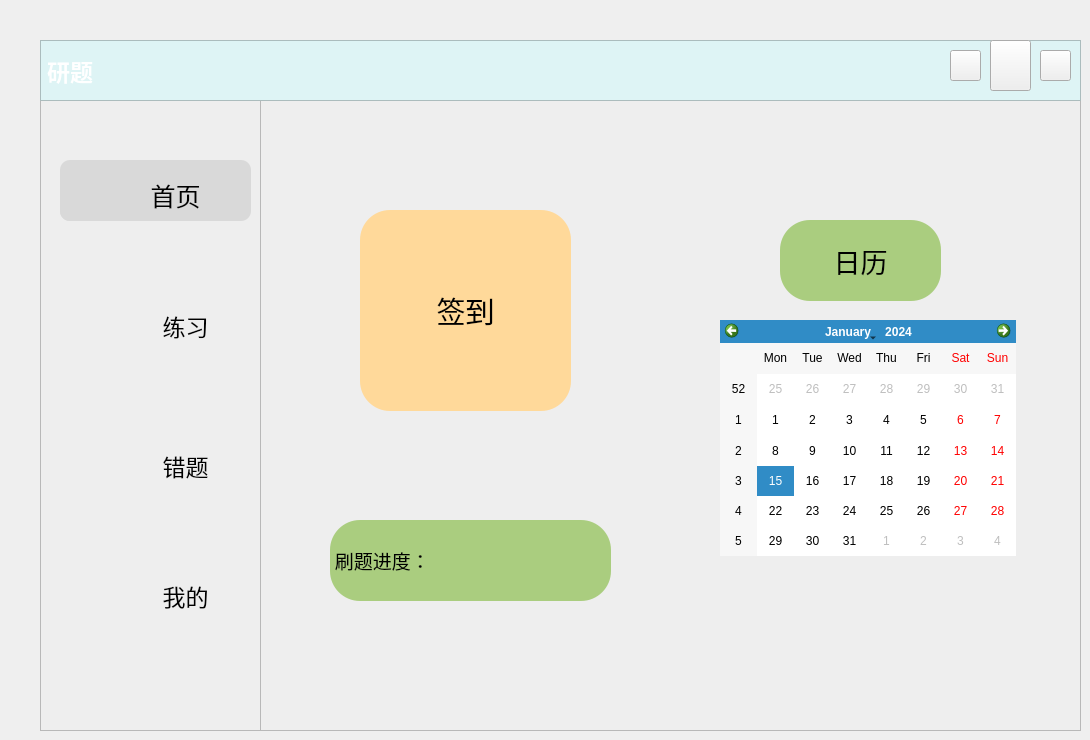
   <widget class="QWidget" name="page_home">
    <widget class="QPushButton" name="bt_sign_in">
     <property name="geometry">
      <rect>
       <x>360</x>
       <y>210</y>
       <width>211</width>
       <height>201</height>
      </rect>
     </property>
     <property name="font">
      <font>
       <family>微软雅黑</family>
       <pointsize>22</pointsize>
      </font>
     </property>
     <property name="cursor">
      <cursorShape>PointingHandCursor</cursorShape>
     </property>
     <property name="styleSheet">
      <string notr="true">QPushButton{
	background-color: rgb(255, 217, 154);
	border-radius:30px

}
QPushButton:hover{
	background-color: rgb(255, 217, 180);
	border-radius:30px

}
QPushButton:pressed{
	background-color: rgb(255, 180, 154);
}</string>
     </property>
     <property name="text">
      <string>签到</string>
     </property>
    </widget>
    <widget class="QPushButton" name="Bt_calender">
     <property name="geometry">
      <rect>
       <x>780</x>
       <y>220</y>
       <width>161</width>
       <height>81</height>
      </rect>
     </property>
     <property name="font">
      <font>
       <family>微软雅黑</family>
       <pointsize>20</pointsize>
      </font>
     </property>
     <property name="cursor">
      <cursorShape>PointingHandCursor</cursorShape>
     </property>
     <property name="styleSheet">
      <string notr="true">QPushButton{
	background-color: rgb(170, 205, 127);
	border-radius:30px

}
</string>
     </property>
     <property name="text">
      <string>日历</string>
     </property>
    </widget>
    <widget class="QLabel" name="label_jindu">
     <property name="geometry">
      <rect>
       <x>330</x>
       <y>520</y>
       <width>281</width>
       <height>81</height>
      </rect>
     </property>
     <property name="font">
      <font>
       <family>微软雅黑</family>
       <pointsize>14</pointsize>
      </font>
     </property>
     <property name="styleSheet">
      <string notr="true">background-color: rgb(170, 205, 127);
border-radius:30px</string>
     </property>
     <property name="frameShape">
      <enum>QFrame::NoFrame</enum>
     </property>
     <property name="text">
      <string> 刷题进度：</string>
     </property>
    </widget>
    <widget class="QFrame" name="frame_left">
     <property name="geometry">
      <rect>
       <x>40</x>
       <y>40</y>
       <width>221</width>
       <height>691</height>
      </rect>
     </property>
     <property name="styleSheet">
      <string notr="true">QFrame{
	background-color: rgb(238, 238, 238);
	
}</string>
     </property>
     <property name="frameShape">
      <enum>QFrame::StyledPanel</enum>
     </property>
     <property name="frameShadow">
      <enum>QFrame::Sunken</enum>
     </property>
     <property name="lineWidth">
      <number>0</number>
     </property>
     <widget class="QPushButton" name="Bt_wrong">
      <property name="geometry">
       <rect>
        <x>80</x>
        <y>390</y>
        <width>131</width>
        <height>71</height>
       </rect>
      </property>
      <property name="font">
       <font>
        <family>微软雅黑</family>
        <pointsize>17</pointsize>
       </font>
      </property>
      <property name="cursor">
       <cursorShape>PointingHandCursor</cursorShape>
      </property>
      <property name="styleSheet">
       <string notr="true">QPushButton{
	border-radius:30px

}
QPushButton:hover{
	background-color: rgb(217, 217, 217);
	border-radius:30px

}
QPushButton:pressed{
	background-color: rgb(242, 255, 254);
}</string>
      </property>
      <property name="text">
       <string>错题</string>
      </property>
     </widget>
     <widget class="QFrame" name="frame_5">
      <property name="geometry">
       <rect>
        <x>20</x>
        <y>120</y>
        <width>191</width>
        <height>61</height>
       </rect>
      </property>
      <property name="font">
       <font>
        <family>微软雅黑</family>
       </font>
      </property>
      <property name="styleSheet">
       <string notr="true">background-color: rgb(217, 217, 217);
border-radius:10px;
</string>
      </property>
      <property name="frameShape">
       <enum>QFrame::StyledPanel</enum>
      </property>
      <property name="frameShadow">
       <enum>QFrame::Raised</enum>
      </property>
      <widget class="QPushButton" name="Bt_main">
       <property name="geometry">
        <rect>
         <x>50</x>
         <y>0</y>
         <width>131</width>
         <height>71</height>
        </rect>
       </property>
       <property name="font">
        <font>
         <family>微软雅黑</family>
         <pointsize>19</pointsize>
         <weight>50</weight>
         <italic>false</italic>
         <bold>false</bold>
         <underline>false</underline>
         <strikeout>false</strikeout>
        </font>
       </property>
       <property name="cursor">
        <cursorShape>PointingHandCursor</cursorShape>
       </property>
       <property name="styleSheet">
        <string notr="true">QPushButton{
	color: rgb(0, 0, 0);
	color: rgb(0, 0, 0);
	border-radius:30px
}
QPushButton:pressed{
	padding-left:5px;
	padding-top:5px;
}
</string>
       </property>
       <property name="text">
        <string>首页</string>
       </property>
      </widget>
      <widget class="QLabel" name="label_main">
       <property name="geometry">
        <rect>
         <x>0</x>
         <y>10</y>
         <width>61</width>
         <height>51</height>
        </rect>
       </property>
       <property name="styleSheet">
        <string notr="true">image: url(:/新前缀/首页.png);</string>
       </property>
       <property name="text">
        <string/>
       </property>
      </widget>
     </widget>
     <widget class="QPushButton" name="Bt_setting">
      <property name="geometry">
       <rect>
        <x>80</x>
        <y>520</y>
        <width>131</width>
        <height>71</height>
       </rect>
      </property>
      <property name="font">
       <font>
        <family>微软雅黑</family>
        <pointsize>17</pointsize>
        <weight>50</weight>
        <bold>false</bold>
       </font>
      </property>
      <property name="cursor">
       <cursorShape>PointingHandCursor</cursorShape>
      </property>
      <property name="styleSheet">
       <string notr="true">QPushButton{
	border-radius:30px

}
QPushButton:hover{
	background-color: rgb(217, 217, 217);
	border-radius:30px

}
QPushButton:pressed{
	background-color: rgb(242, 255, 254);
}</string>
      </property>
      <property name="text">
       <string>我的</string>
      </property>
     </widget>
     <widget class="QPushButton" name="Bt_exercise">
      <property name="geometry">
       <rect>
        <x>80</x>
        <y>250</y>
        <width>131</width>
        <height>71</height>
       </rect>
      </property>
      <property name="font">
       <font>
        <family>微软雅黑</family>
        <pointsize>17</pointsize>
        <weight>50</weight>
        <bold>false</bold>
       </font>
      </property>
      <property name="cursor">
       <cursorShape>PointingHandCursor</cursorShape>
      </property>
      <property name="styleSheet">
       <string notr="true">QPushButton{
	border-radius:30px

}
QPushButton:hover{
	background-color: rgb(217, 217, 217);
	border-radius:30px
}
QPushButton:pressed{
	background-color: rgb(242, 255, 254);
}
</string>
      </property>
      <property name="text">
       <string>练习</string>
      </property>
     </widget>
     <widget class="QLabel" name="label_exercise">
      <property name="geometry">
       <rect>
        <x>20</x>
        <y>260</y>
        <width>61</width>
        <height>51</height>
       </rect>
      </property>
      <property name="styleSheet">
       <string notr="true">image: url(:/新前缀/练习.png);</string>
      </property>
      <property name="text">
       <string/>
      </property>
     </widget>
     <widget class="QLabel" name="label_wrong">
      <property name="geometry">
       <rect>
        <x>20</x>
        <y>400</y>
        <width>61</width>
        <height>51</height>
       </rect>
      </property>
      <property name="styleSheet">
       <string notr="true">image: url(:/新前缀/错题.png);</string>
      </property>
      <property name="text">
       <string/>
      </property>
     </widget>
     <widget class="QLabel" name="label_mine">
      <property name="geometry">
       <rect>
        <x>20</x>
        <y>530</y>
        <width>61</width>
        <height>51</height>
       </rect>
      </property>
      <property name="styleSheet">
       <string notr="true">image: url(:/新前缀/我的.png);</string>
      </property>
      <property name="text">
       <string/>
      </property>
     </widget>
    </widget>
    <widget class="QLabel" name="label_sign_in">
     <property name="enabled">
      <bool>true</bool>
     </property>
     <property name="geometry">
      <rect>
       <x>260</x>
       <y>40</y>
       <width>821</width>
       <height>691</height>
      </rect>
     </property>
     <property name="styleSheet">
      <string notr="true">QFrame{
	background-color: rgb(238, 238, 238);
}</string>
     </property>
     <property name="frameShape">
      <enum>QFrame::StyledPanel</enum>
     </property>
     <property name="frameShadow">
      <enum>QFrame::Sunken</enum>
     </property>
     <property name="text">
      <string/>
     </property>
    </widget>
    <widget class="QPushButton" name="Bt_back">
     <property name="geometry">
      <rect>
       <x>950</x>
       <y>50</y>
       <width>31</width>
       <height>31</height>
      </rect>
     </property>
     <property name="styleSheet">
      <string notr="true">QPushButton{
	border-image: url(:/新前缀/返回.png);
}
QPushButton:pressed{
	padding-left:5px;
	padding-top:5px;
}</string>
     </property>
     <property name="text">
      <string/>
     </property>
    </widget>
    <widget class="QPushButton" name="Bt_exit">
     <property name="geometry">
      <rect>
       <x>1040</x>
       <y>50</y>
       <width>31</width>
       <height>31</height>
      </rect>
     </property>
     <property name="styleSheet">
      <string notr="true">

QPushButton{
	
	border-image: url(:/新前缀/关闭窗口.png);
	

}
QPushButton:pressed{
	padding-left:5px;
	padding-top:5px;
}</string>
     </property>
     <property name="text">
      <string/>
     </property>
    </widget>
    <widget class="QPushButton" name="Bt_minimise">
     <property name="geometry">
      <rect>
       <x>990</x>
       <y>40</y>
       <width>41</width>
       <height>51</height>
      </rect>
     </property>
     <property name="styleSheet">
      <string notr="true">
QPushButton{
	
	border-image: url(:/新前缀/最小化.png);
	

}
QPushButton:pressed{
	padding-left:5px;
	padding-top:5px;
}</string>
     </property>
     <property name="text">
      <string/>
     </property>
     <property name="icon">
      <iconset>
       <normaloff>:/icon/res/icon/最小化.png</normaloff>:/icon/res/icon/最小化.png</iconset>
     </property>
    </widget>
    <widget class="QLabel" name="head_background">
     <property name="geometry">
      <rect>
       <x>40</x>
       <y>40</y>
       <width>1041</width>
       <height>61</height>
      </rect>
     </property>
     <property name="font">
      <font>
       <family>微软雅黑</family>
       <pointsize>17</pointsize>
       <weight>75</weight>
       <bold>true</bold>
      </font>
     </property>
     <property name="styleSheet">
      <string notr="true">background-color: rgb(222, 244, 245);
background-image: url(:/新前缀/背景1.jpg);
color: rgb(255, 255, 255);</string>
     </property>
     <property name="frameShape">
      <enum>QFrame::StyledPanel</enum>
     </property>
     <property name="frameShadow">
      <enum>QFrame::Sunken</enum>
     </property>
     <property name="text">
      <string>研题</string>
     </property>
    </widget>
    <widget class="QCalendarWidget" name="calendarWidget">
     <property name="geometry">
      <rect>
       <x>720</x>
       <y>320</y>
       <width>296</width>
       <height>236</height>
      </rect>
     </property>
    </widget>
    <zorder>label_sign_in</zorder>
    <zorder>bt_sign_in</zorder>
    <zorder>Bt_calender</zorder>
    <zorder>label_jindu</zorder>
    <zorder>frame_left</zorder>
    <zorder>head_background</zorder>
    <zorder>Bt_back</zorder>
    <zorder>Bt_minimise</zorder>
    <zorder>Bt_exit</zorder>
    <zorder>calendarWidget</zorder>
   </widget>
